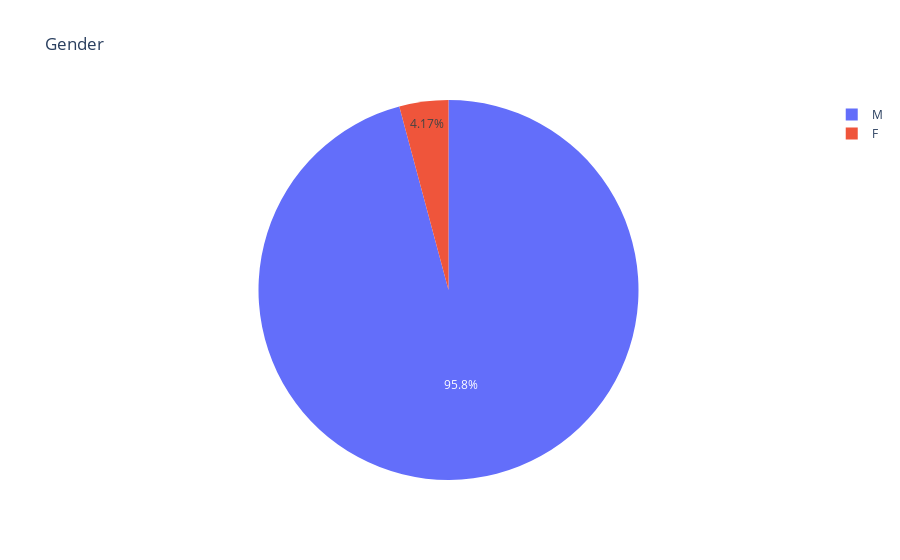

Write notebook code for a chart like this one.
### Code cell
data = df_gender['nr_killed']
cols = ['F', 'M']
fig = px.pie(values=data, names=cols, title='Gender')
fig.show()

### Figure 1 — Plotly figure (JSON) as saved in the notebook; plotly's stock layout.template omitted (floating-point values rounded to 4 significant figures)
{"data": [{"domain": {"x": [0, 1], "y": [0, 1]}, "hovertemplate": "label=%{label}<br>value=%{value}<extra></extra>", "labels": ["F", "M"], "legendgroup": "", "name": "", "showlegend": true, "type": "pie", "values": [94, 2160]}], "layout": {"legend": {"tracegroupgap": 0}, "title": {"text": "Gender"}}}
